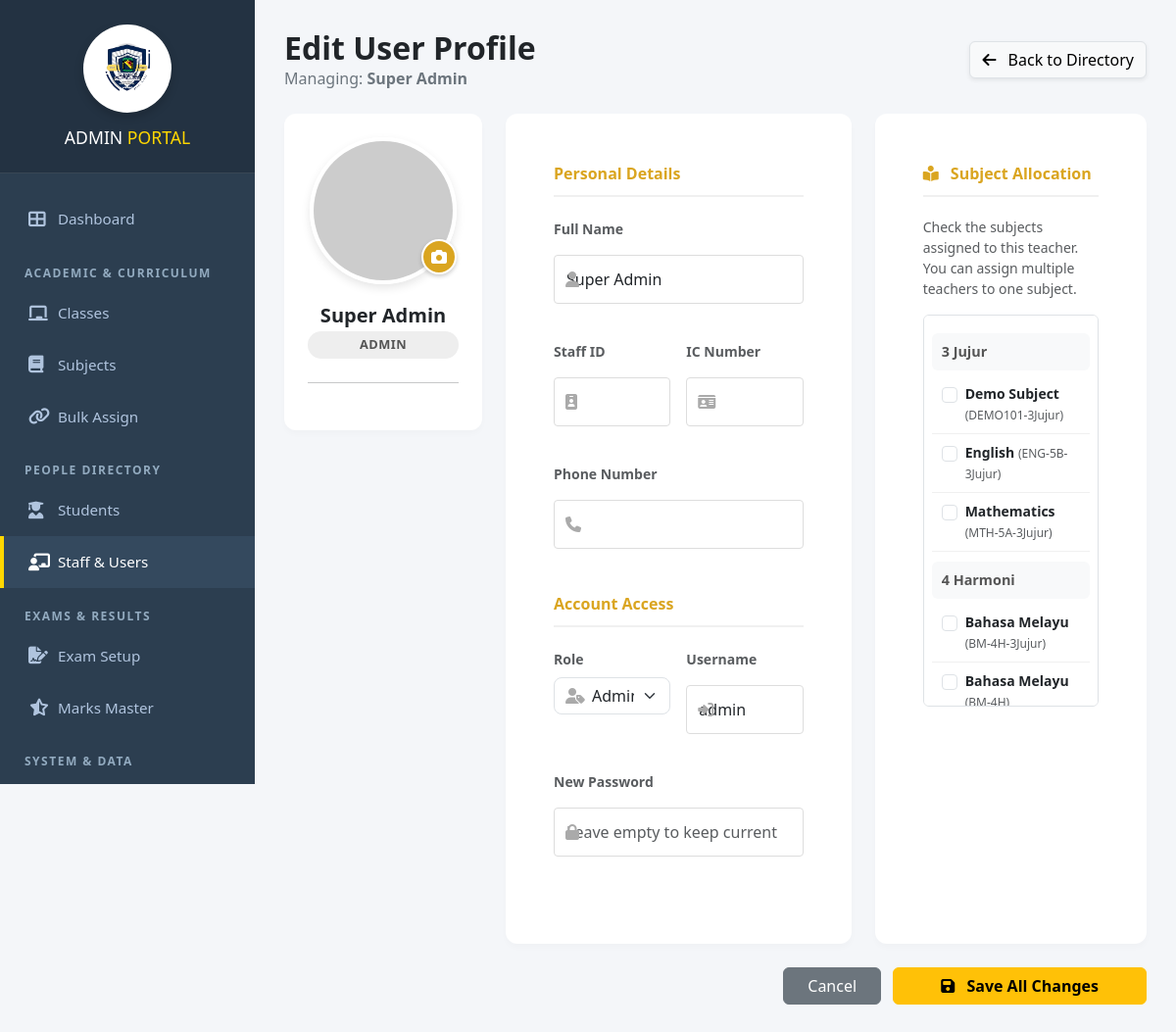
/admin/edit_user.php?user_id=10 (signed in), run on an earlier commit of the app's database.
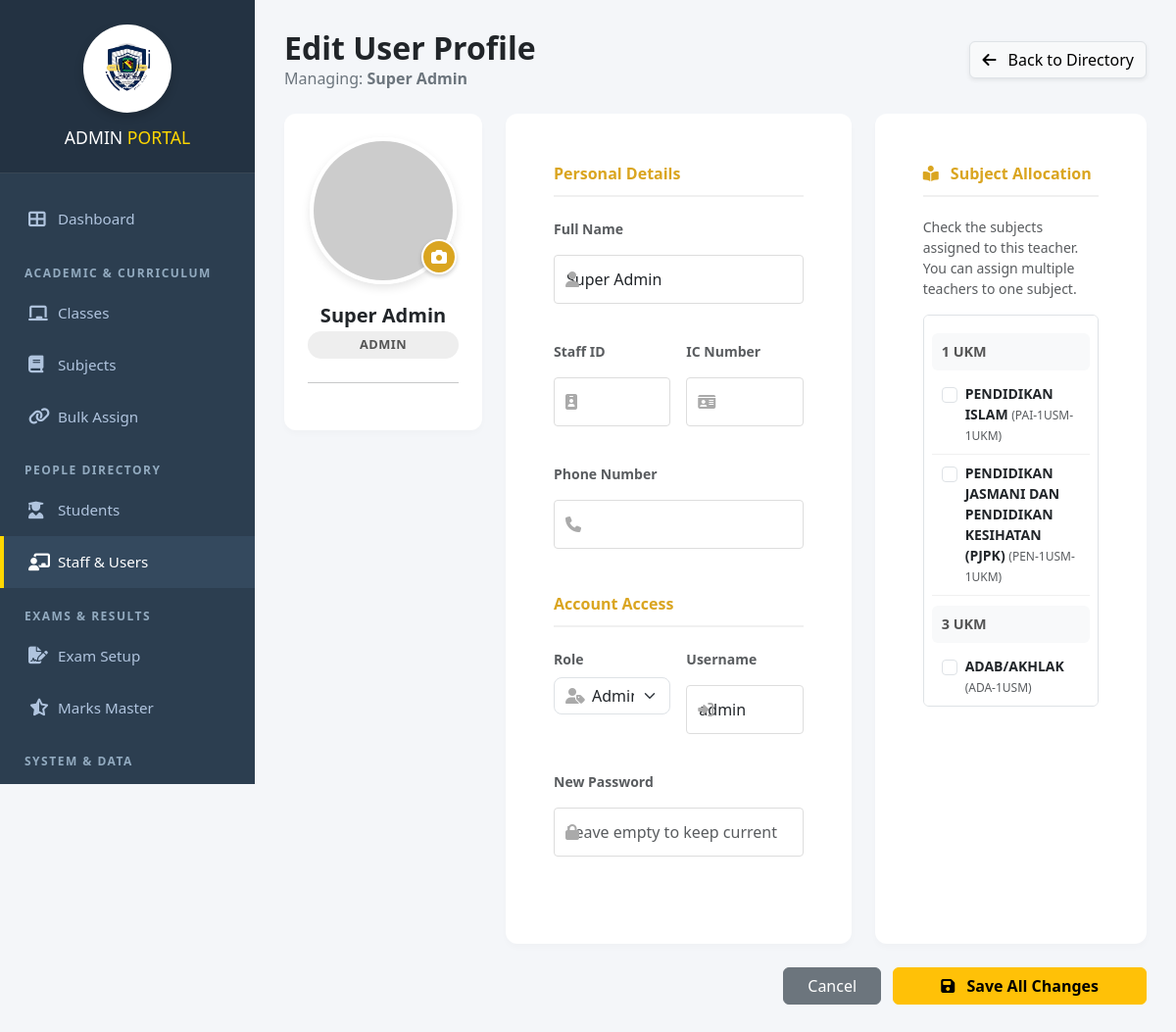
And on a later commit of the database.
### tables this page shows
CREATE TABLE `subjects` (
  `subject_id` int(11) NOT NULL,
  `subject_name` varchar(100) NOT NULL,
  `subject_code` varchar(20) DEFAULT NULL,
  `class_id` int(11) DEFAULT NULL
);

### admin/edit_user.php (the view, shortened to what the changed rows need)
<?php
include '../config/db.php';
include 'includes/header.php';
$all_subjects_sql = "SELECT s.subject_id, s.subject_name, s.subject_code, c.class_name
                     FROM subjects s
                     JOIN classes c ON s.class_id = c.class_id
                     ORDER BY c.year DESC, c.class_name ASC, s.subject_name ASC";
$all_subjects_res = $conn->query($all_subjects_sql);
$subjects_by_class = [];
while($row = $all_subjects_res->fetch_assoc()){
    $subjects_by_class[$row['class_name']][] = $row;
}
$my_assigned_ids = [];
?>
<link href="https://cdn.jsdelivr.net/npm/bootstrap@5.3.0/dist/css/bootstrap.min.css" rel="stylesheet">
<link href="https://cdnjs.cloudflare.com/ajax/libs/font-awesome/6.4.0/css/all.min.css" rel="stylesheet">
<div class="wrapper">
    <div class="main-content">
        <div class="container-fluid">
            <div class="d-flex justify-content-between align-items-center mb-4">
                <div>
                    <h2 class="fw-bold text-dark mb-0">Edit User Profile</h2>
                </div>
            </div>
            <form method="POST" enctype="multipart/form-data" autocomplete="off">
                <div class="row g-4">
                    <div class="col-lg-4">
                        <div class="card edit-card h-100">
                            <div class="card-body p-4">
                                <div class="subject-list-container border rounded p-2 bg-white">
                                    <?php
                                    if(empty($subjects_by_class)):
                                        echo "<p class='text-center text-muted py-3'>No classes/subjects found.</p>";
                                    else:
                                        foreach($subjects_by_class as $class_name => $subs):
                                    ?>
                                        <div class="class-group-header"><?php echo $class_name; ?></div>
                                        <?php foreach($subs as $s):
                                            $is_assigned = in_array($s['subject_id'], $my_assigned_ids);
                                        ?>
                                        <div class="subject-item">
                                            <div class="form-check m-0">
                                                <input class="form-check-input" type="checkbox"
                                                       name="assigned_subjects[]"
                                                       value="<?php echo $s['subject_id']; ?>"
                                                       id="sub_<?php echo $s['subject_id']; ?>"
                                                       <?php echo $is_assigned ? 'checked' : ''; ?>>
                                                <label class="form-check-label small" for="sub_<?php echo $s['subject_id']; ?>">
                                                    <strong><?php echo $s['subject_name']; ?></strong>
                                                    <span class="text-muted" style="font-size:0.75rem;">(<?php echo $s['subject_code']; ?>)</span>
                                                </label>
                                            </div>
                                        </div>
                                        <?php endforeach; ?>
                                    <?php endforeach; endif; ?>
                                </div>
                            </div>
                        </div>
                    </div>
                </div>
            </form>
        </div>
    </div>
</div>
</body>
</html>

What changed in the data, as far as the page shows it:
no longer on this page (row edited): subjects: subject_name "Demo Subject", subject_code "DEMO101-3Jujur", shown under "3 Jujur"
no longer on this page (row edited): subjects: subject_name "English", subject_code "ENG-5B-3Jujur", shown under "3 Jujur"
no longer on this page (row edited): subjects: subject_name "Mathematics", subject_code "MTH-5A-3Jujur", shown under "3 Jujur"
no longer on this page (row edited): subjects: subject_name "Bahasa Melayu", subject_code "BM-4H-3Jujur", shown under "4 Harmoni"
no longer on this page (row edited): subjects: subject_name "Bahasa Melayu", subject_code "BM-4H", shown under "4 Harmoni"
added subjects: subject_name "PENDIDIKAN ISLAM", subject_code "PAI-1USM-1UKM", shown under "1 UKM"
added subjects: subject_name "PENDIDIKAN JASMANI DAN PENDIDIKAN KESIHATAN (PJPK)", subject_code "PEN-1USM-1UKM", shown under "1 UKM"
added subjects: subject_name "ADAB/AKHLAK", subject_code "ADA-1USM", shown under "3 UKM"
Also different on the page:
new list line: "1 UKM"
new list line: "3 UKM"
list line gone: "3 Jujur"
list line gone: "4 Harmoni"
